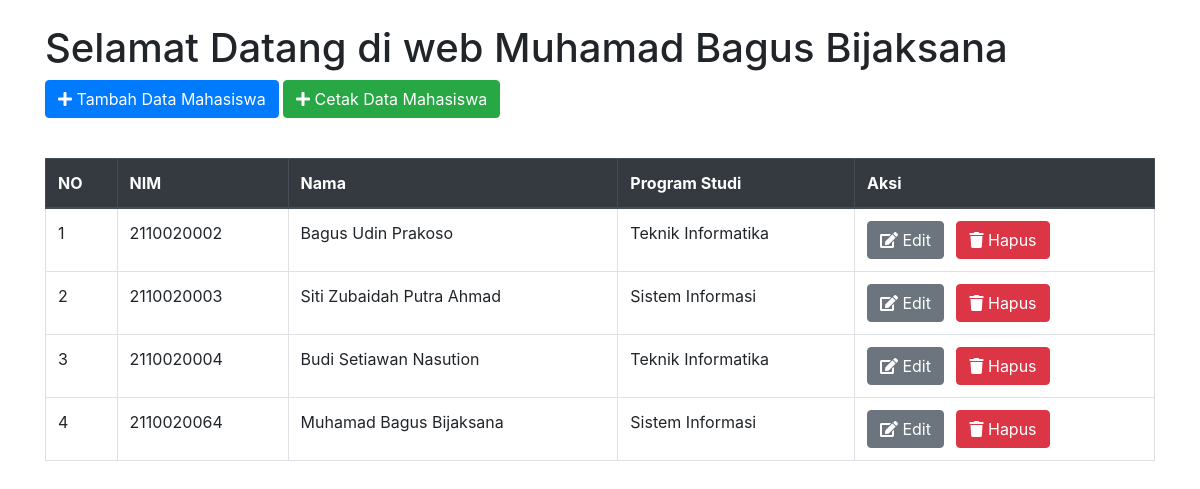
Screenshot of /index.php/mahasiswa with the database file from the repository.
### tables this page shows
CREATE TABLE `mahasiswa` (
  `id_mahasiswa` int NOT NULL,
  `NIM` varchar(15) NOT NULL,
  `nama_mhs` varchar(255) NOT NULL,
  `id_prodi` int DEFAULT NULL
);

CREATE TABLE `prodi` (
  `id_prodi` int NOT NULL,
  `kode_prodi` varchar(10) NOT NULL,
  `nama_prodi` varchar(255) NOT NULL
);

### application/controllers/Mahasiswa.php (called while the page is built, shortened)
<?php
class Mahasiswa extends CI_Controller
{
    public function __construct()
    {
        $this->load->model('Mahasiswa_model');
        $this->load->model('Prodi_model');
    }
    public function index()
    {
        $data['mahasiswa'] = $this->Mahasiswa_model->lihatData();
        $this->load->view('mahasiswa_view', $data);
    }
}

### index.php (called while the page is built, shortened)
<?php
require_once BASEPATH.'core/CodeIgniter.php';

### application/models/Mahasiswa_model.php (called while the page is built, shortened)
<?php
class Mahasiswa_model extends CI_Model
{
    function lihatData()
    {
        $this->db->select('mahasiswa.*, prodi.nama_prodi');
        $this->db->from('mahasiswa');
        $this->db->join('prodi', 'mahasiswa.id_prodi = prodi.id_prodi','left');
        $query = $this->db->get();
        return $query->result();
    }
}

### application/views/mahasiswa_view.php (the view, shortened to what this page needs)
<!DOCTYPE html>
<html lang="en">
<head>
    <link href="https://maxcdn.bootstrapcdn.com/bootstrap/4.5.2/css/bootstrap.min.css" rel="stylesheet">
    <link href="https://cdnjs.cloudflare.com/ajax/libs/font-awesome/5.15.3/css/all.min.css" rel="stylesheet">
</head>
<body>
    <div class="container">
        <h1 class="mt-4">Selamat Datang di web Muhamad Bagus Bijaksana</h1>
        <a href="<?php echo site_url('mahasiswa/tambah') ?>" class="btn btn-primary mb-3">
            <i class="fas fa-plus"></i> Tambah Data Mahasiswa</a>
        <a href="<?php echo site_url('mahasiswa/cetak') ?>" class="btn btn-success mb-3" target="_blank">
            <i class="fas fa-plus"></i> Cetak Data Mahasiswa</a>
        <table class="table table-bordered mt-4">
            <thead class="thead-dark">
                <tr>
                    <th>NO</th>
                    <th>NIM</th>
                    <th>Nama</th>
                    <th>Program Studi</th>
                    <th>Aksi</th>
                </tr>
            </thead>
            <tbody>
                <?php
                $no = 1;
                foreach ($mahasiswa as $row) { ?>
                    <tr>
                        <td><?php echo $no++ ?></td>
                        <td><?php echo $row->NIM ?></td>
                        <td><?php echo $row->nama_mhs ?></td>
                        <td><?php echo $row->nama_prodi ?></td>
                        <td>
                            <a href="<?php echo site_url('mahasiswa/edit/' . $row->id_mahasiswa) ?>" class="btn btn-secondary mr-2">
                                <i class="fas fa-edit"></i> Edit
                            </a>
                            <a href="<?php echo site_url('mahasiswa/hapus/' . $row->id_mahasiswa) ?>" class="btn btn-danger">
                                <i class="fas fa-trash"></i> Hapus
                            </a>
                        </td>
                    </tr>
                <?php } ?>
            </tbody>
        </table>
    </div>
</body>
</html>

### rows the page displays
mahasiswa: NIM "2110020002", nama_mhs "Bagus Udin Prakoso", id_prodi.nama_prodi "Teknik Informatika"
mahasiswa: NIM "2110020003", nama_mhs "Siti Zubaidah Putra Ahmad", id_prodi.nama_prodi "Sistem Informasi"
mahasiswa: NIM "2110020004", nama_mhs "Budi Setiawan Nasution", id_prodi.nama_prodi "Teknik Informatika"
mahasiswa: NIM "2110020064", nama_mhs "Muhamad Bagus Bijaksana", id_prodi.nama_prodi "Sistem Informasi"
